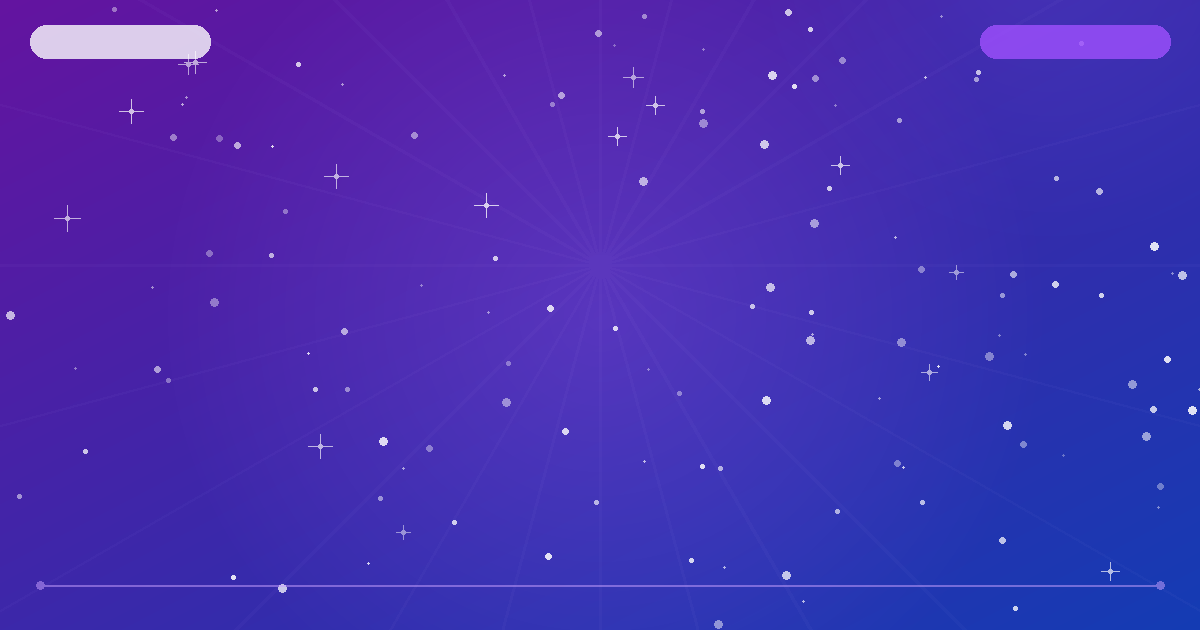
#> input picture assets/thumbnails/comeback.png, 1200 x 630 px
$ python -i simple_publish_pipeline.py   (imports and definitions only)
#> lines starting #> are read from the running program, lines starting #| are printed output that depends on the picture
#!/usr/bin/env python3
"""SIMPLE PUBLISH PIPELINE (2026-05-11) — source URL → 翻訳 → og:image → WP公開 を1関数で完結する canonical 実装。複雑な generator 13本を deprecate していくための原器。
Usage: r = simple_publish_from_source('https://www.koreaboo.com/news/sample/')  # → {'post_id', 'media_id', 'link'}
事前: .env に OPENAI_API_KEY/WP_USER/WP_PASS / lib.korean_translator.translate_ko_to_ja / lib.thumbnail_source_resolver.resolve_source_og_image"""
import os, sys, json, re, urllib.request, base64, tempfile
from datetime import datetime, timezone
from pathlib import Path

sys.path.insert(0, str(Path(__file__).resolve().parent.parent))
from dotenv import load_dotenv
# [1 line not run here, left out]

WP_BASE = 'https://www.kpopjournal.tokyo'
WP_USER = os.getenv('WP_USER', '')
WP_PASS = os.getenv('WP_PASS', '')
AUTH = base64.b64encode(f'{WP_USER}:{WP_PASS}'.encode()).decode()
LOG_PATH = '/home/aiuser/kpop-ai-system/logs/simple_publish.jsonl'


# ── K-POP 関連性チェック (lib.kpop_relevance に extract、2026-05-14) ─
from lib.kpop_relevance import is_kpop_relevant  # noqa: E402


# ── 1. Source 取得 ──────────────────────────────────────────────
# [15 lines left out: function fetch_source, not called in this run]


def _extract_h1(html):
    m = re.search(r'<h1[^>]*>(.*?)</h1>', html, re.S | re.I); return re.sub(r'<[^>]+>', '', m.group(1)).strip() if m else ''


# [26 lines left out: functions _extract_article_body, translate, not called in this run]


# ── 3. og:image 取得+検証 ────────────────────────────────────────
def fetch_og_image(image_url: str) -> str:
    """og:imageをダウンロードして 1200x675 にcrop。portrait/極小はBLOCK"""
    if not image_url:
        return ''
    if image_url.startswith('//'):
        image_url = 'https:' + image_url
    tmp = tempfile.NamedTemporaryFile(suffix='.jpg', delete=False)
    tmp.close()
    try:
        req = urllib.request.Request(image_url, headers={'User-Agent': 'Mozilla/5.0'})
        with urllib.request.urlopen(req, timeout=15) as r:
            with open(tmp.name, 'wb') as f:
                f.write(r.read())
    except Exception as e:
        print(f'  og:image fetch err: {e}')
        return ''
    # 検証
    from PIL import Image
    try:
        with Image.open(tmp.name) as im:
            w, h = im.size
            if h > w:
                print(f'  og:image rejected: portrait {w}x{h}')
                return ''
            if w < 600:
                print(f'  og:image rejected: too small {w}x{h}')
                return ''
            # 1200x675 (16:9) にcrop
            target_ratio = 1200 / 675
            cur_ratio = w / h
            if cur_ratio > target_ratio:
                new_w = int(h * target_ratio)
                x = (w - new_w) // 2
                im2 = im.crop((x, 0, x + new_w, h))
            elif cur_ratio < target_ratio:
                new_h = int(w / target_ratio)
                y = (h - new_h) // 2
                im2 = im.crop((0, y, w, y + new_h))
            else:
                im2 = im.copy()
            im2 = im2.convert('RGB').resize((1200, 675), Image.LANCZOS)
            im2.save(tmp.name, 'JPEG', quality=92)
            return tmp.name
    except Exception as e:
        print(f'  og:image validate err: {e}')
        return ''


# ── 4. WP公開 ────────────────────────────────────────────────────
# [22 lines left out: function upload_media, not called in this run]


SPEED_NEWS_CAT = 2  # WP cat 2 = 速報記事 (daily_editor の breaking 計測対象)
BREAKING_LOG = '/home/aiuser/kpop-ai-system/logs/breaking_articles.jsonl'


# [110 lines left out: functions publish_post, _log_breaking, simple_publish_from_source, not called in this run]


# [7 lines not run here, left out]

>>> import cv2
>>> picture = cv2.imread('../assets/thumbnails/comeback.png', cv2.IMREAD_GRAYSCALE)
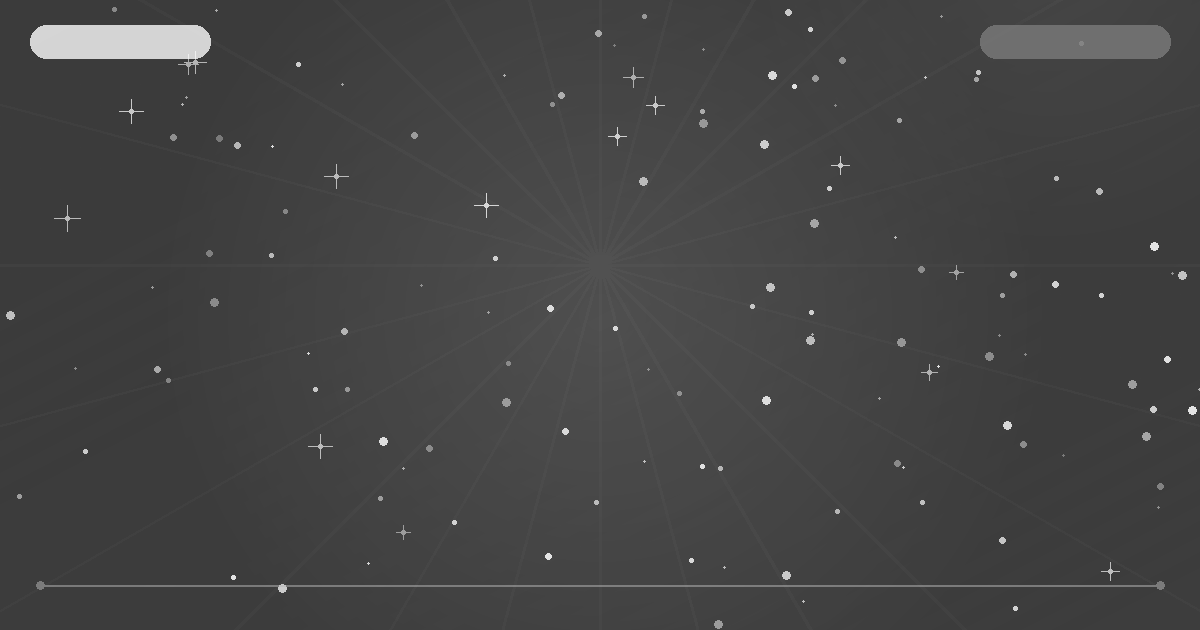
#> picture: shape (630, 1200); min 59, max 239, mean 67.6
#> (the run stopped early here; a loop or call above may not have finished)
